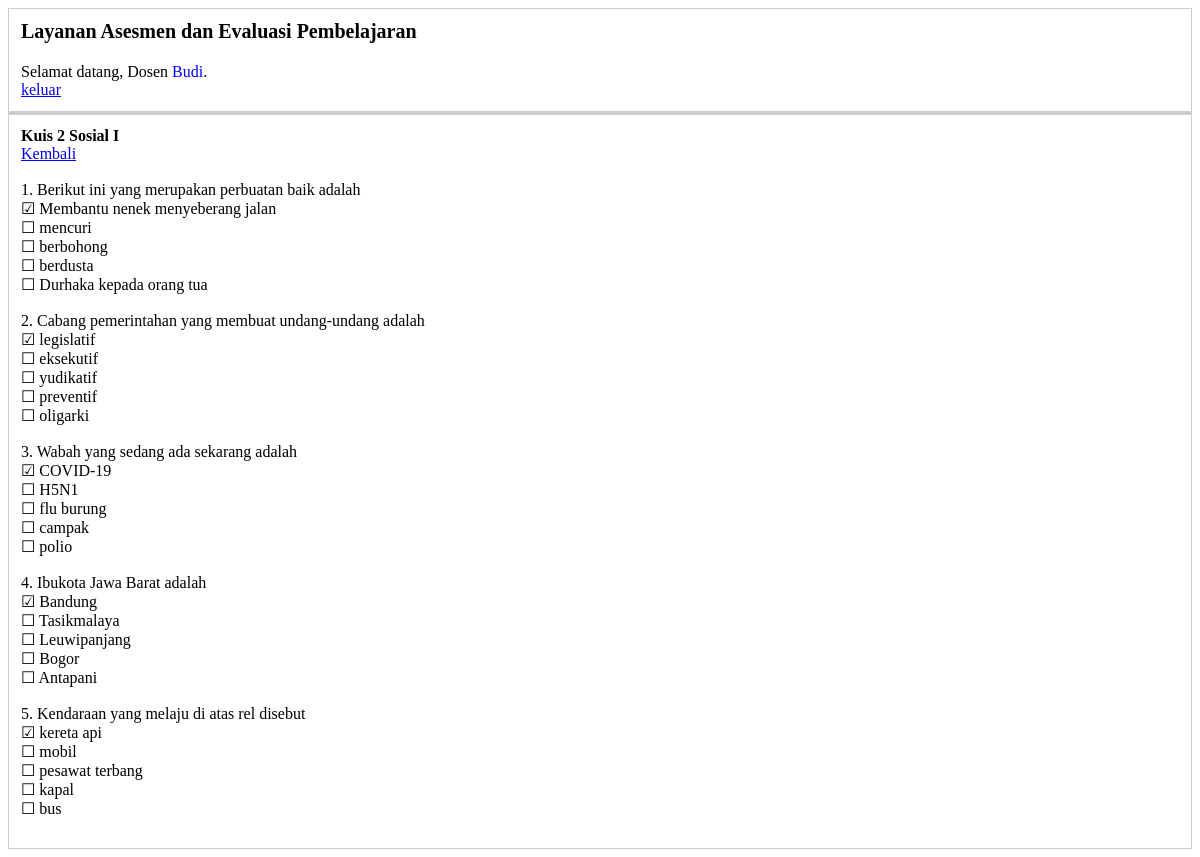
/viewtest.php?testId=4 (signed in), run on the app's committed database.
### tables this page shows
CREATE TABLE `question` (
  `id` int(2) NOT NULL,
  `test_id` int(1) DEFAULT NULL,
  `question` varchar(53) NOT NULL,
  `choice1` varchar(32) DEFAULT NULL,
  `choice2` varchar(11) DEFAULT NULL,
  `choice3` varchar(15) DEFAULT NULL,
  `choice4` varchar(11) DEFAULT NULL,
  `choice5` varchar(100) DEFAULT NULL
);

CREATE TABLE `test` (
  `id` int(1) NOT NULL,
  `course_id` int(1) DEFAULT NULL,
  `type` tinyint(1) NOT NULL,
  `test` varchar(19) DEFAULT NULL,
  `duedate` date DEFAULT NULL
);

### config.php (the view, shortened to what this page needs)
<?php
  function cetak($var)
  { echo $var."<br>"; }
?>

### viewtest.php (shortened to what this page needs)
<link rel="stylesheet" href="style.css">
<div class="header">
<?php
  include("config.php");
  echo "<p class='logo'>Layanan Asesmen dan Evaluasi Pembelajaran</p>";
  echo "Selamat datang, Dosen ";
  echo "<span style='color:blue'>".$_SESSION[user]."</span>.<br>";
  echo "<a href='logout.php'>keluar</a><br>";
?>
</div>
<div class="tab">
</div>
<div class="tabcontent">
<?php
  $sql = "select test, type from test where id = '$_GET[testId]'";
  $result = mysqli_query($db,$sql);
  $test = mysqli_fetch_assoc($result);
  cetak("<span style='font-weight:bold'>".$test[test]."</span>");
  echo "<a href='teacher.php'>Kembali</a><br><br>";
  if($test[type] == 0)
  {
    $sql = "select question.id, question.question, question.choice1, question.choice2, question.choice3, question.choice4, question.choice5
            from test join question
            on test.id = question.test_id
            where test.id = '$_GET[testId]'";
    $result = mysqli_query($db,$sql);
    $question = array();
    while($row = mysqli_fetch_assoc($result))
    { $question[] = $row; }
    $i = 1;
    foreach($question as $question)
    { echo $i.". ";
      echo "<br>";
      $i++;
    }
  }
?>
</div>

### style.css (style rules this page uses)
.tab { overflow: hidden; border: 1px solid #ccc; background-color: #f1f1f1; }
.tabcontent { padding: 12px; border: 1px solid #ccc; }
.header { padding: 12px; border: 1px solid #ccc; }
* { box-sizing: border-box; }
.logo { margin-top: -1px; font-size: 20px; font-weight: bold; }

### data on the page
question: question "Berikut ini yang merupakan perbuatan baik adalah ☑ Membantu nenek menyeberang jalan ☐ mencuri ☐ berbohong ☐ berdusta ☐ Durhaka kepada orang tua"
question: question "Cabang pemerintahan yang membuat undang-undang adalah ☑ legislatif ☐ eksekutif ☐ yudikatif ☐ preventif ☐ oligarki"
question: question "Wabah yang sedang ada sekarang adalah ☑ COVID-19 ☐ H5N1 ☐ flu burung ☐ campak ☐ polio"
question: question "Ibukota Jawa Barat adalah ☑ Bandung ☐ Tasikmalaya ☐ Leuwipanjang ☐ Bogor ☐ Antapani"
question: question "Kendaraan yang melaju di atas rel disebut ☑ kereta api ☐ mobil ☐ pesawat terbang ☐ kapal ☐ bus"

### other printed values
$_SESSION[user] "Budi"
$var "Kuis 2 Sosial I"
